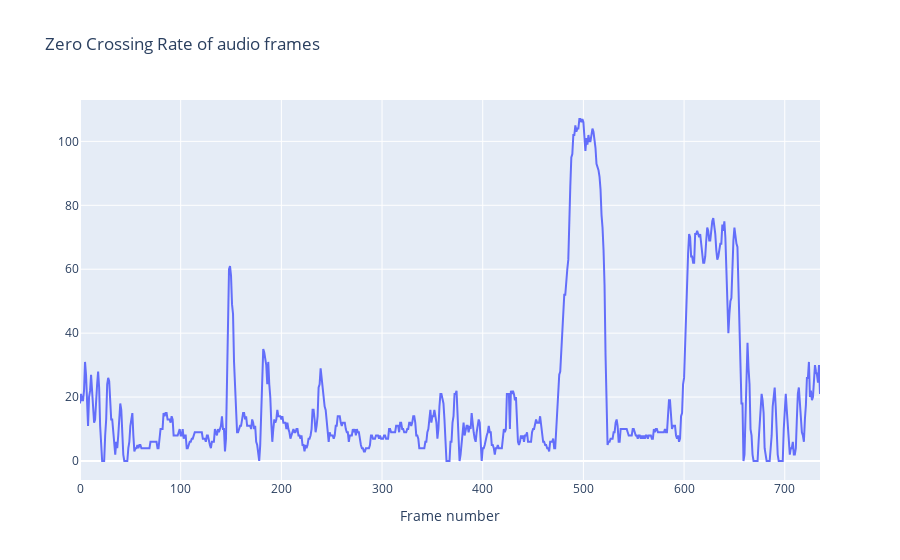

The notebook cell this image was saved under:
### Code cell
plot_zcr(frames)

### Figure 1 — Plotly figure (JSON) as saved in the notebook; plotly's stock layout.template omitted (floating-point values rounded to 4 significant figures; data arrays with more than 128 entries replaced by an {"elided": "..."} marker saying what was removed)
{"data": [{"mode": "lines", "type": "scatter", "x": {"elided": "736 int values"}, "y": {"elided": "736 float values"}}], "layout": {"title": {"text": "Zero Crossing Rate of audio frames"}, "xaxis": {"anchor": "y", "domain": [0, 1], "title": {"text": "Frame number"}}, "yaxis": {"anchor": "x", "domain": [0, 1]}}}
